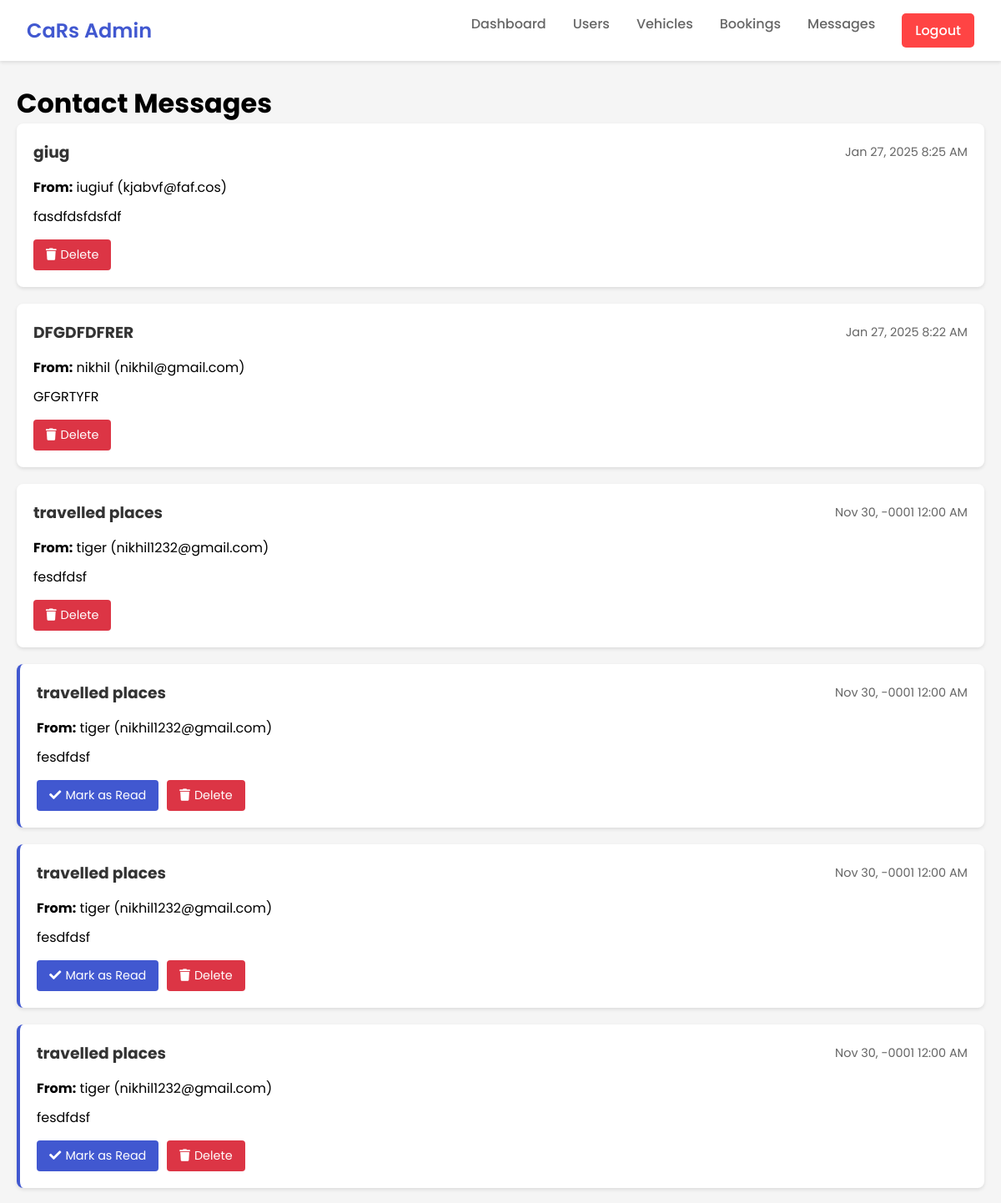
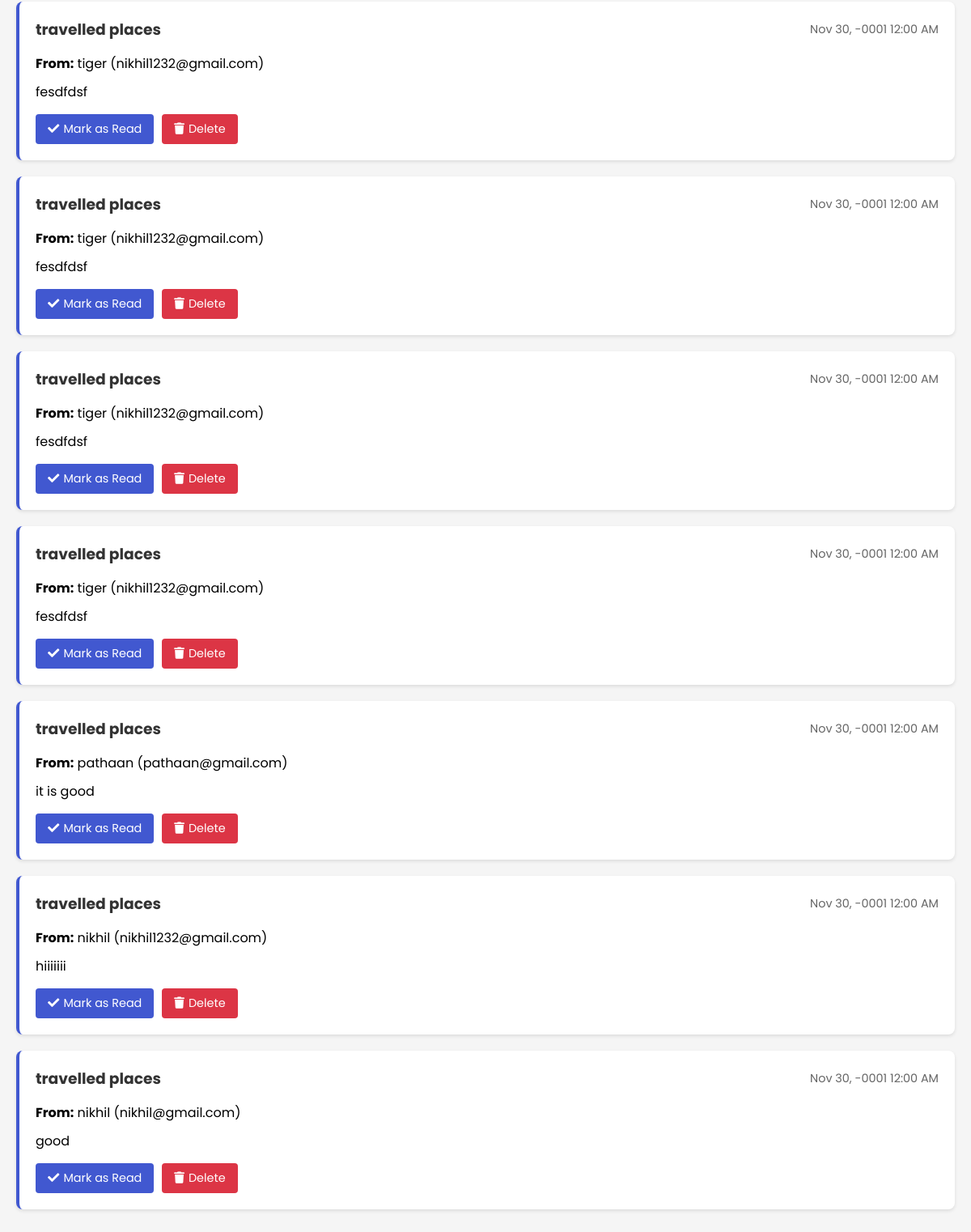
The app's page /admincontactus.php (signed in) with its own data (2 pictures, top to bottom).
### tables this page shows
CREATE TABLE `contacts` (
  `id` int(11) NOT NULL,
  `name` varchar(100) NOT NULL,
  `email` varchar(100) NOT NULL,
  `phone` varchar(20) DEFAULT NULL,
  `subject` varchar(200) NOT NULL,
  `message` text NOT NULL,
  `submission_date` datetime NOT NULL,
  `status` varchar(20) DEFAULT 'unread'
);

### admincontactus.php (the view, shortened to what this page needs)
<?php
require 'connection.php';
?>
<!DOCTYPE html>
<html lang="en">
<head>
    <link rel="stylesheet" href="https://cdnjs.cloudflare.com/ajax/libs/font-awesome/5.15.4/css/all.min.css">
</head>
<body>
    <nav class="navbar">
        <div class="nav-container">
            <a href="admindash.php" class="logo">CaRs Admin</a>
            <div class="nav-links">
                <a href="admindash.php">Dashboard</a>
                <a href="adminusers.php">Users</a>
                <a href="adminvehicle.php">Vehicles</a>
                <a href="adminbook.php">Bookings</a>
                <a href="admincontactus.php">Messages</a>
                <a href="index.php" class="logout-btn" style="background-color: #ff4444; color: white; padding: 0.5rem 1rem; border-radius: 5px; text-decoration: none; transition: all 0.3s ease;">Logout</a>
            </div>
        </div>
    </nav>
    <div class="container">
        <h1>Contact Messages</h1>
        <div class="messages">
            <?php
            $sql = "SELECT * FROM contacts ORDER BY submission_date DESC";
            $result = $conn->query($sql);
            if ($result->num_rows > 0) {
                while($row = $result->fetch_assoc()) {
                    $statusClass = $row['status'] === 'unread' ? 'unread' : 'read';
                    ?>
                    <div class="message <?php echo $statusClass; ?>">
                        <div class="message-header">
                            <h3><?php echo htmlspecialchars($row['subject']); ?></h3>
                            <span class="date"><?php echo date('M j, Y g:i A', strtotime($row['submission_date'])); ?></span>
                        </div>
                        <div class="message-content">
                            <p><strong>From:</strong> <?php echo htmlspecialchars($row['name']); ?> (<?php echo htmlspecialchars($row['email']); ?>)</p>
                            <p class="message-text"><?php echo nl2br(htmlspecialchars($row['message'])); ?></p>
                        </div>
                        <div class="message-actions">
                            <?php if ($row['status'] === 'unread') { ?>
                                <a href="?mark_read=1&id=<?php echo $row['id']; ?>" class="btn btn-primary">
                                    <i class="fas fa-check"></i> Mark as Read
                                </a>
                            <?php } ?>
                            <a href="?delete=1&id=<?php echo $row['id']; ?>" class="btn btn-danger" onclick="return confirm('Are you sure you want to delete this message?')">
                                <i class="fas fa-trash"></i> Delete
                            </a>
                        </div>
                    </div>
                    <?php
                }
            } else {
                echo '<p class="no-messages">No messages found.</p>';
            }
            ?>
        </div>
    </div>
</body>
</html>

### admincontactus.php (style rules this page uses)
* { margin: 0; padding: 0; box-sizing: border-box; font-family: 'Poppins', sans-serif; }
body { background: #f5f5f5; min-height: 100vh; }
.navbar { background: white; padding: 1rem 2rem; box-shadow: 0 2px 4px rgba(0,0,0,0.1); position: fixed; top: 0; left: 0; right: 0; z-index: 1000; }
.nav-container { max-width: 1200px; margin: 0 auto; display: flex; justify-content: space-between; align-items: center; }
.logo { font-size: 1.5rem; font-weight: 600; color: #4158D0; text-decoration: none; }
.nav-links { display: flex; gap: 2rem; }
.nav-links a { text-decoration: none; color: #666; font-weight: 500; transition: color 0.3s ease; }
.container { max-width: 1200px; margin: 80px auto 20px; padding: 20px; }
.messages { display: flex; flex-direction: column; gap: 20px; }
.message { background: white; border-radius: 8px; padding: 20px; box-shadow: 0 2px 4px rgba(0,0,0,0.1); }
.message.unread { border-left: 4px solid #4158D0; }
.message-header { display: flex; justify-content: space-between; align-items: center; margin-bottom: 15px; }
.message-header h3 { margin: 0; color: #333; }
.date { color: #666; font-size: 0.9em; }
.message-content { margin-bottom: 15px; }
.message-text { margin-top: 10px; white-space: pre-line; }
.message-actions { display: flex; gap: 10px; }
.btn { padding: 8px 15px; border-radius: 4px; text-decoration: none; display: inline-flex; align-items: center; gap: 5px; font-size: 0.9em; }
.btn-primary { background: #4158D0; color: white; }
.btn-danger { background: #dc3545; color: white; }

### records on screen
contacts: subject "giug", submission_date "Jan 27, 2025 8:25 AM", name "iugiuf", email "kjabvf@faf.cos", message "fasdfdsfdsfdf"
contacts: subject "DFGDFDFRER", submission_date "Jan 27, 2025 8:22 AM", name "nikhil", email "nikhil@gmail.com", message "GFGRTYFR"
contacts: subject "travelled places", submission_date "Nov 30, -0001 12:00 AM", name "tiger", email "nikhil1232@gmail.com", message "fesdfdsf"
contacts: subject "travelled places", submission_date "Nov 30, -0001 12:00 AM", name "tiger", email "nikhil1232@gmail.com", message "fesdfdsf"
contacts: subject "travelled places", submission_date "Nov 30, -0001 12:00 AM", name "tiger", email "nikhil1232@gmail.com", message "fesdfdsf"
contacts: subject "travelled places", submission_date "Nov 30, -0001 12:00 AM", name "tiger", email "nikhil1232@gmail.com", message "fesdfdsf"
contacts: subject "travelled places", submission_date "Nov 30, -0001 12:00 AM", name "tiger", email "nikhil1232@gmail.com", message "fesdfdsf"
contacts: subject "travelled places", submission_date "Nov 30, -0001 12:00 AM", name "tiger", email "nikhil1232@gmail.com", message "fesdfdsf"
contacts: subject "travelled places", submission_date "Nov 30, -0001 12:00 AM", name "tiger", email "nikhil1232@gmail.com", message "fesdfdsf"
contacts: subject "travelled places", submission_date "Nov 30, -0001 12:00 AM", name "tiger", email "nikhil1232@gmail.com", message "fesdfdsf"
contacts: subject "travelled places", submission_date "Nov 30, -0001 12:00 AM", name "pathaan", email "pathaan@gmail.com", message "it is good"
contacts: subject "travelled places", submission_date "Nov 30, -0001 12:00 AM", name "nikhil", email "nikhil1232@gmail.com", message "hiiiiiii"
contacts: subject "travelled places", submission_date "Nov 30, -0001 12:00 AM", name "nikhil", email "nikhil@gmail.com", message "good"
